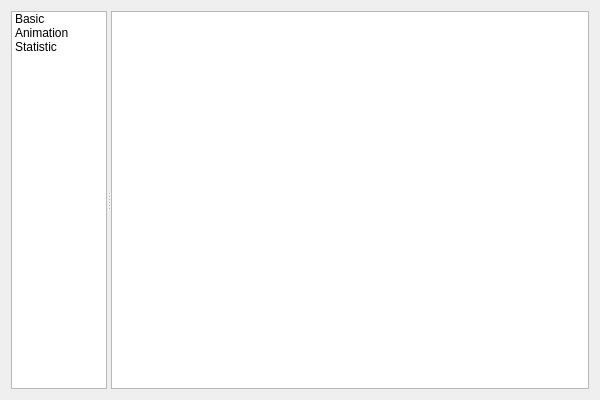
<?xml version="1.0" encoding="UTF-8"?>
<ui version="4.0">
 <class>FileInfoClass</class>
 <widget class="QWidget" name="FileInfoClass">
  <property name="geometry">
   <rect>
    <x>0</x>
    <y>0</y>
    <width>600</width>
    <height>400</height>
   </rect>
  </property>
  <property name="windowTitle">
   <string>FileInfo</string>
  </property>
  <layout class="QVBoxLayout" name="verticalLayout">
   <item>
    <widget class="QSplitter" name="splitter">
     <property name="orientation">
      <enum>Qt::Horizontal</enum>
     </property>
     <widget class="QListWidget" name="listWidget">
      <property name="sizePolicy">
       <sizepolicy hsizetype="Expanding" vsizetype="Expanding">
        <horstretch>1</horstretch>
        <verstretch>0</verstretch>
       </sizepolicy>
      </property>
      <property name="spacing">
       <number>3</number>
      </property>
      <item>
       <property name="text">
        <string>Basic</string>
       </property>
      </item>
      <item>
       <property name="text">
        <string>Animation</string>
       </property>
      </item>
      <item>
       <property name="text">
        <string>Statistic</string>
       </property>
      </item>
     </widget>
     <widget class="QTextBrowser" name="textBrowser">
      <property name="sizePolicy">
       <sizepolicy hsizetype="Expanding" vsizetype="Expanding">
        <horstretch>5</horstretch>
        <verstretch>0</verstretch>
       </sizepolicy>
      </property>
     </widget>
    </widget>
   </item>
  </layout>
 </widget>
 <layoutdefault spacing="6" margin="11"/>
 <resources/>
 <connections/>
</ui>
